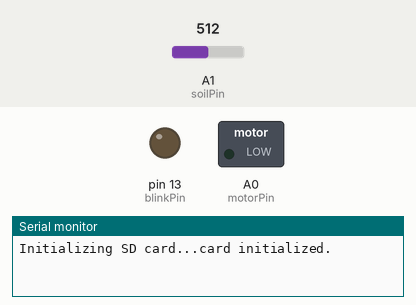
A sketch run on a simulated Arduino Uno, built with avr-gcc and run on an emulated ATmega328P. Shown: switched loads named in the sketch (green lamp = pin HIGH), output pins drawn as LEDs (lit = HIGH), the last lines printed to the serial monitor. Inputs (shaded band) come from the test bench; at power-on: A1 (soilPin) = 512. Storage starts empty; pins used as bus, display or sensor lines are not drawn.

Above: at 1.5 s.
At 18.1 s:
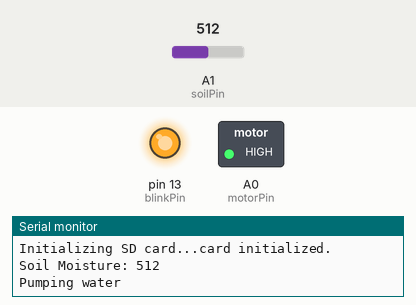
Timing chart, 0 to 44.4 s (numbered marks = the images above):
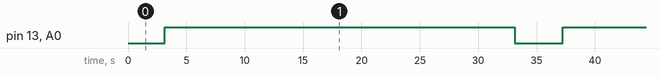

The sketch:

Arduino_Code.ino
```cpp
#include <SPI.h>
#include <SD.h>

const int chipSelect = 4;                         //Selected pin for SD card read.
int motorPin = A0;                                //Pin that turns on the motor.
int blinkPin = 13;                                //Pin that turns on the LED.
int soilPin = A1;                                 //Declare a variable for the soil moisture sensor.
int soilPower = 7;                                //Variable for Soil moisture Power pin.

int watertime = 30;                               //How long to water in seconds (100mL/minute).
int waittime = 1;                                 //How long to wait between watering in minutes.

int waterCount = 0;
int sensorValue = 0;                              //Value for storing moisture value.
int moistureLevelHolder = 0;                      //Value hold for calculation.
int moistureInterval = 0;                         //Help calculate our average moisture levels.
int averageMoistureLevel = 0;                     //Average moisture of current experiment.
int moistureIntervals = 0;

//-------------------------------------------------------------------------------------------------------
void setup()
{
  Serial.begin(9600);                             // open serial over USB.
  while (!Serial)
  {
    ;                                             //Wait for serial port to connect. Needed for native USB port only.
  }

  Serial.print("Initializing SD card...");        //See if the card is present and can be initialized.

  if (!SD.begin(chipSelect))                      //Error handling for SD card.
  {
    Serial.println("Card failed, or not present");
    while (1);
  }
  Serial.println("card initialized.");

  pinMode(soilPower, OUTPUT);                     //Set D7 as an OUTPUT.
  digitalWrite(soilPower, LOW);                   //Set to LOW so no power is flowing through the sensor.

  pinMode(motorPin, OUTPUT);                      //Set A0 to an output so we can use it to turn on the transistor.
  pinMode(blinkPin, OUTPUT);                      //Set pin 13 to an output so we can use it to turn on the LED.
}

void loop()
{
  String moistureLog = "";                        //Make a string for assembling the data to log.
  String averageMoistureLog = "";                 //Make a string for average moisture logging.
  String finalWaterCount = "";                    //Make a string of amount of water pumped since start.
  int sensor = analogRead(soilPin);               //Read Moisture sensors and append to the string.
  moistureLog += String(sensor);
  averageMoistureLog += String(averageMoistureLevel);
  finalWaterCount += String(waterCount * 50);

  //Open the file. note that only one file can be open at a time,
  //So you have to close this one before opening another.
  File dataFile = SD.open("datalog.txt", FILE_WRITE);

  //If the file is available, write to it.
  if(dataFile)                                    //Output to datalog.txt.
  {
    dataFile.print("Soil Moisture: " + moistureLog + " | Average value: " + averageMoistureLog + " |Water pumped thus far: " + finalWaterCount + "mL");
    dataFile.println();
    dataFile.close();
  }
  else
  {
    Serial.println("Error opening: datalog.txt");  //If the file isn't open, pop up an error.
  }

  //This three second timefrme is used so you can test the sensor and see it change in real-time.
  //For in-plant applications, you will want to take readings much less frequently.
  delay(2000);                                    //Take a reading every two second.

  Serial.print("Soil Moisture: ");
  Serial.println(readSoil());

  delay(1000);                                    //Delay for one second.

  if(sensorValue > 380)                          //Change value on simple testing.
  {
    digitalWrite(soilPower, LOW);                 //Turn D7 "Off".
    Serial.print("Pumping water \n");

    digitalWrite(motorPin, HIGH);                 //Turn on the motor.
    digitalWrite(blinkPin, HIGH);                 //Turn on the LED.
    delay(watertime * 1000);                      //Multiply by 1000 to translate seconds to milliseconds.

    digitalWrite(motorPin, LOW);                  //Turn off the motor.
    digitalWrite(blinkPin, LOW);                  //Turn off the LED.
    delay(waittime * 1000);                       //Multiply by 60000 to translate minutes to milliseconds.

    waterCount = waterCount + 1;
    Serial.print("Pumping stopped \n");
  }
}

int readSoil()
{
  digitalWrite(soilPower, HIGH);                    //turn D7 "On".
  delay(100);                                       //wait 100 milliseconds.
  sensorValue = analogRead(soilPin);                //Read the SIG value form sensor.

  //Calculate our average moisture level.
  moistureLevelHolder = averageMoistureLevel + sensorValue;
  moistureIntervals = moistureIntervals + 1;
  averageMoistureLevel = moistureLevelHolder / moistureIntervals;

  return sensorValue;                               //Send current moisture value back to loop for SD readings.
}
```

Measured:
- by itself, pin 13 (blinkPin), A0 (motorPin): alternates HIGH for 30.0 s and LOW for 4.1 s
